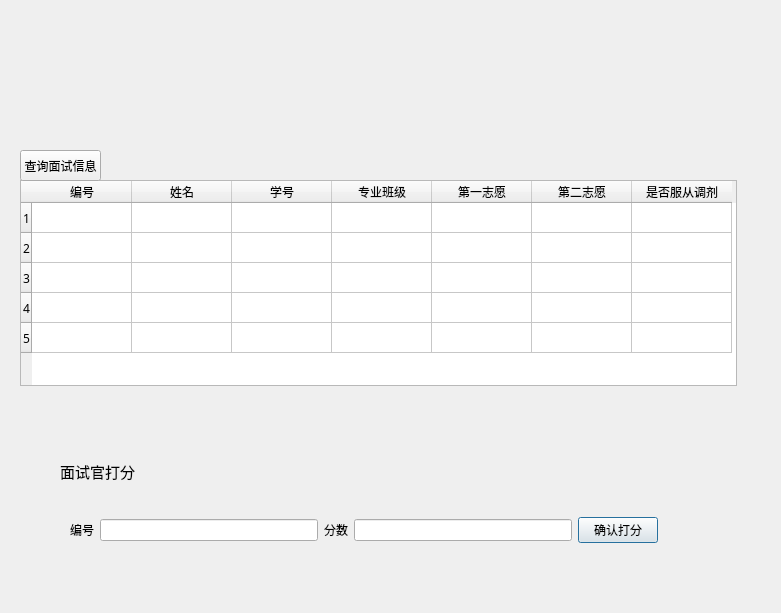
<?xml version="1.0" encoding="UTF-8"?>
<ui version="4.0">
 <class>interviewer_operations</class>
 <widget class="QDialog" name="interviewer_operations">
  <property name="geometry">
   <rect>
    <x>0</x>
    <y>0</y>
    <width>781</width>
    <height>613</height>
   </rect>
  </property>
  <property name="windowTitle">
   <string>Dialog</string>
  </property>
  <widget class="QTableWidget" name="interviewee_info_table">
   <property name="geometry">
    <rect>
     <x>20</x>
     <y>180</y>
     <width>717</width>
     <height>206</height>
    </rect>
   </property>
   <property name="font">
    <font>
     <family>Microsoft PhagsPa</family>
    </font>
   </property>
   <row>
    <property name="text">
     <string>1</string>
    </property>
   </row>
   <row>
    <property name="text">
     <string>2</string>
    </property>
   </row>
   <row>
    <property name="text">
     <string>3</string>
    </property>
   </row>
   <row>
    <property name="text">
     <string>4</string>
    </property>
   </row>
   <row>
    <property name="text">
     <string>5</string>
    </property>
   </row>
   <column>
    <property name="text">
     <string>编号</string>
    </property>
   </column>
   <column>
    <property name="text">
     <string>姓名</string>
    </property>
   </column>
   <column>
    <property name="text">
     <string>学号</string>
    </property>
   </column>
   <column>
    <property name="text">
     <string>专业班级</string>
    </property>
   </column>
   <column>
    <property name="text">
     <string>第一志愿</string>
    </property>
   </column>
   <column>
    <property name="text">
     <string>第二志愿</string>
    </property>
   </column>
   <column>
    <property name="text">
     <string>是否服从调剂</string>
    </property>
   </column>
  </widget>
  <widget class="QLabel" name="information">
   <property name="geometry">
    <rect>
     <x>40</x>
     <y>30</y>
     <width>231</width>
     <height>31</height>
    </rect>
   </property>
   <property name="font">
    <font>
     <family>方正剪纸繁体</family>
     <pointsize>14</pointsize>
    </font>
   </property>
   <property name="text">
    <string/>
   </property>
  </widget>
  <widget class="QLabel" name="label_2">
   <property name="geometry">
    <rect>
     <x>60</x>
     <y>456</y>
     <width>81</width>
     <height>31</height>
    </rect>
   </property>
   <property name="font">
    <font>
     <family>方正剪纸繁体</family>
     <pointsize>11</pointsize>
    </font>
   </property>
   <property name="text">
    <string>面试官打分</string>
   </property>
   <property name="textFormat">
    <enum>Qt::AutoText</enum>
   </property>
  </widget>
  <widget class="QWidget" name="horizontalLayoutWidget">
   <property name="geometry">
    <rect>
     <x>70</x>
     <y>490</y>
     <width>601</width>
     <height>80</height>
    </rect>
   </property>
   <layout class="QHBoxLayout" name="horizontalLayout">
    <item>
     <widget class="QLabel" name="label_5">
      <property name="font">
       <font>
        <family>方正剪纸繁体</family>
       </font>
      </property>
      <property name="text">
       <string>编号</string>
      </property>
     </widget>
    </item>
    <item>
     <widget class="QLineEdit" name="score_id_line"/>
    </item>
    <item>
     <widget class="QLabel" name="label_4">
      <property name="font">
       <font>
        <family>方正剪纸繁体</family>
       </font>
      </property>
      <property name="text">
       <string>分数</string>
      </property>
     </widget>
    </item>
    <item>
     <widget class="QLineEdit" name="score_line"/>
    </item>
    <item>
     <widget class="QPushButton" name="confirm_score">
      <property name="font">
       <font>
        <family>方正剪纸繁体</family>
       </font>
      </property>
      <property name="text">
       <string>确认打分</string>
      </property>
     </widget>
    </item>
    <item>
     <widget class="QLabel" name="label_3">
      <property name="text">
       <string/>
      </property>
     </widget>
    </item>
   </layout>
  </widget>
  <widget class="QPushButton" name="search_button">
   <property name="geometry">
    <rect>
     <x>20</x>
     <y>150</y>
     <width>81</width>
     <height>31</height>
    </rect>
   </property>
   <property name="text">
    <string>查询面试信息</string>
   </property>
  </widget>
 </widget>
 <resources/>
 <connections/>
</ui>
